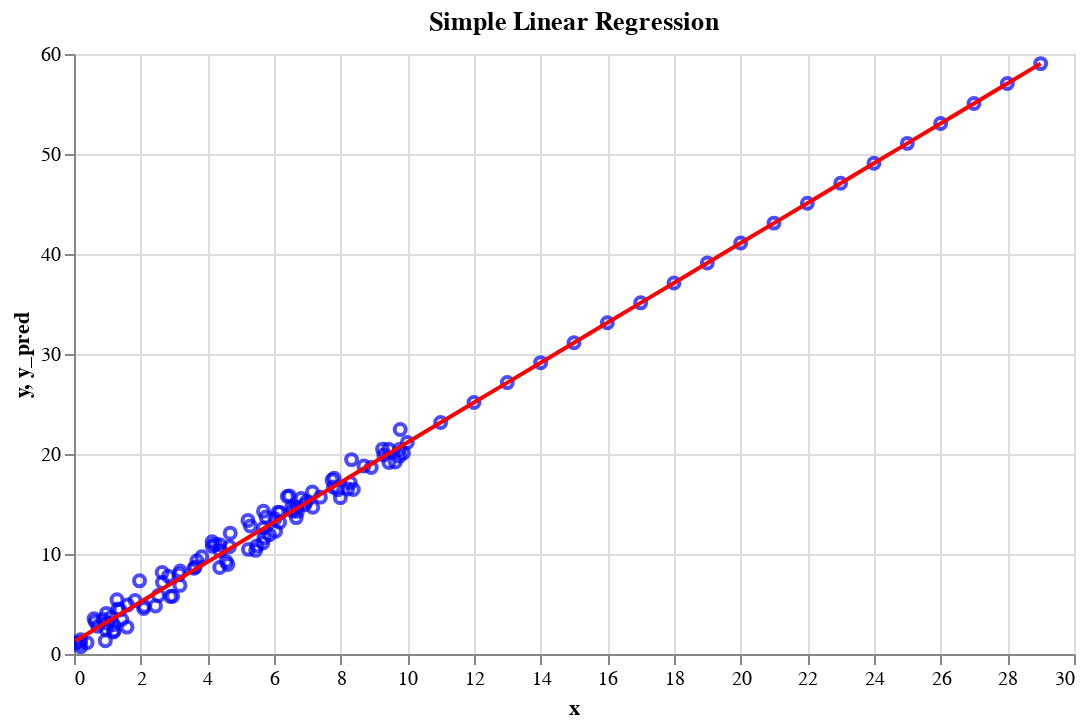

Notebook cell for this chart:
### Code cell
x = pl.Series(np.arange(10, 30), dtype=pl.Float64)

dfx = pl.DataFrame({'x': x, 'y': x * m + b})
dfx = dfx.with_columns(pl.col('y').alias('y_pred'))

dfz = df.vstack(dfx)

scatter = alt.Chart(dfz).mark_point(color='blue').encode(
    x='x',
    y='y',
    tooltip=['x', 'y']
).properties(title='Simple Linear Regression', width=500).interactive()

line = alt.Chart(dfz).mark_line(color='red').encode(
    x='x',
    y='y_pred',
    tooltip=['x', 'y_pred']
)

# Combine the scatter and line charts
chart = scatter + line
chart

### Figure 1 — Vega-Lite specification as saved in the notebook (floating-point values rounded to 4 significant figures)
{"config": {"view": {"continuousWidth": 300, "continuousHeight": 300}}, "layer": [{"mark": {"type": "point", "color": "blue"}, "encoding": {"tooltip": [{"field": "x", "type": "quantitative"}, {"field": "y", "type": "quantitative"}], "x": {"field": "x", "type": "quantitative"}, "y": {"field": "y", "type": "quantitative"}}, "name": "view_8", "title": "Simple Linear Regression"}, {"mark": {"type": "line", "color": "red"}, "encoding": {"tooltip": [{"field": "x", "type": "quantitative"}, {"field": "y_pred", "type": "quantitative"}], "x": {"field": "x", "type": "quantitative"}, "y": {"field": "y_pred", "type": "quantitative"}}}], "data": {"name": "data-3d1148fa90b4b4ebf446e69362d9ec5a"}, "params": [{"name": "param_13", "select": {"type": "interval", "encodings": ["x", "y"]}, "bind": "scales", "views": ["view_8"]}], "width": 500, "$schema": "https://vega.github.io/schema/vega-lite/v5.20.1.json", "datasets": {"data-3d1148fa90b4b4ebf446e69362d9ec5a": [{"x": 5.488, "y": 10.81, "y_pred": 12.16}, {"x": 7.152, "y": 16.2, "y_pred": 15.48}, {"x": 6.028, "y": 13.52, "y_pred": 13.24}, {"x": 5.449, "y": 10.36, "y_pred": 12.09}, {"x": 4.237, "y": 10.96, "y_pred": 9.669}, {"x": 6.459, "y": 15.81, "y_pred": 14.1}, {"x": 4.376, "y": 10.93, "y_pred": 9.946}, {"x": 8.918, "y": 18.66, "y_pred": 19.0}, {"x": 9.637, "y": 19.2, "y_pred": 20.43}, {"x": 3.834, "y": 9.723, "y_pred": 8.867}, {"x": 7.917, "y": 16.43, "y_pred": 17.01}, {"x": 5.289, "y": 12.8, "y_pred": 11.77}, {"x": 5.68, "y": 12.57, "y_pred": 12.55}, {"x": 9.256, "y": 20.49, "y_pred": 19.68}, {"x": 0.7104, "y": 2.777, "y_pred": 2.638}, {"x": 0.8713, "y": 3.449, "y_pred": 2.959}, {"x": 0.2022, "y": 1.415, "y_pred": 1.625}, {"x": 8.326, "y": 19.44, "y_pred": 17.82}, {"x": 7.782, "y": 16.69, "y_pred": 16.74}, {"x": 8.7, "y": 18.8, "y_pred": 18.57}, {"x": 9.786, "y": 22.46, "y_pred": 20.73}, {"x": 7.992, "y": 15.64, "y_pred": 17.15}, {"x": 4.615, "y": 8.959, "y_pred": 10.42}, {"x": 7.805, "y": 17.58, "y_pred": 16.78}, {"x": 1.183, "y": 2.192, "y_pred": 3.58}, {"x": 6.399, "y": 15.74, "y_pred": 13.98}, {"x": 1.434, "y": 3.453, "y_pred": 4.08}, {"x": 9.447, "y": 19.15, "y_pred": 20.06}, {"x": 5.218, "y": 13.36, "y_pred": 11.63}, {"x": 4.147, "y": 10.77, "y_pred": 9.489}, {"x": 2.646, "y": 8.159, "y_pred": 6.497}, {"x": 7.742, "y": 17.39, "y_pred": 16.66}, {"x": 4.562, "y": 9.262, "y_pred": 10.32}, {"x": 5.684, "y": 14.28, "y_pred": 12.55}, {"x": 0.1879, "y": 1.108, "y_pred": 1.597}, {"x": 6.176, "y": 14.16, "y_pred": 13.54}, {"x": 6.121, "y": 14.19, "y_pred": 13.43}, {"x": 6.169, "y": 13.18, "y_pred": 13.52}, {"x": 9.437, "y": 20.49, "y_pred": 20.04}, {"x": 6.818, "y": 15.56, "y_pred": 14.82}, {"x": 3.595, "y": 8.567, "y_pred": 8.39}, {"x": 4.37, "y": 8.641, "y_pred": 9.935}, {"x": 6.976, "y": 15.25, "y_pred": 15.13}, {"x": 0.6023, "y": 3.531, "y_pred": 2.423}, {"x": 6.668, "y": 13.64, "y_pred": 14.52}, {"x": 6.706, "y": 14.26, "y_pred": 14.59}, {"x": 2.104, "y": 4.772, "y_pred": 5.417}, {"x": 1.289, "y": 5.428, "y_pred": 3.793}, {"x": 3.154, "y": 7.981, "y_pred": 7.511}, {"x": 3.637, "y": 8.682, "y_pred": 8.473}, {"x": 5.702, "y": 11.63, "y_pred": 12.59}, {"x": 4.386, "y": 10.31, "y_pred": 9.967}, {"x": 9.884, "y": 20.09, "y_pred": 20.93}, {"x": 1.02, "y": 3.073, "y_pred": 3.257}, {"x": 2.089, "y": 4.542, "y_pred": 5.387}, {"x": 1.613, "y": 4.903, "y_pred": 4.438}, {"x": 6.531, "y": 14.64, "y_pred": 14.24}, {"x": 2.533, "y": 5.858, "y_pred": 6.272}, {"x": 4.663, "y": 10.72, "y_pred": 10.52}, {"x": 2.444, "y": 4.795, "y_pred": 6.095}, {"x": 1.59, "y": 2.688, "y_pred": 4.392}, {"x": 1.104, "y": 3.647, "y_pred": 3.423}, {"x": 6.563, "y": 14.29, "y_pred": 14.31}, {"x": 1.382, "y": 4.399, "y_pred": 3.977}, {"x": 1.966, "y": 7.315, "y_pred": 5.141}, {"x": 3.687, "y": 9.319, "y_pred": 8.573}, {"x": 8.21, "y": 16.51, "y_pred": 17.59}, {"x": 0.971, "y": 4.059, "y_pred": 3.158}, {"x": 8.379, "y": 16.44, "y_pred": 17.93}, {"x": 0.961, "y": 2.46, "y_pred": 3.138}, {"x": 9.765, "y": 20.46, "y_pred": 20.69}, {"x": 4.687, "y": 12.09, "y_pred": 10.57}, {"x": 9.768, "y": 19.79, "y_pred": 20.7}, {"x": 6.048, "y": 12.27, "y_pred": 13.28}, {"x": 7.393, "y": 15.69, "y_pred": 15.96}, {"x": 0.3919, "y": 1.12, "y_pred": 2.003}, {"x": 2.828, "y": 7.783, "y_pred": 6.86}, {"x": 1.202, "y": 2.324, "y_pred": 3.619}, {"x": 2.961, "y": 5.775, "y_pred": 7.126}, {"x": 1.187, "y": 2.937, "y_pred": 3.589}, {"x": 3.18, "y": 6.862, "y_pred": 7.562}, {"x": 4.143, "y": 11.21, "y_pred": 9.481}, {"x": 0.6415, "y": 3.232, "y_pred": 2.501}, {"x": 6.925, "y": 14.94, "y_pred": 15.03}, {"x": 5.666, "y": 11.11, "y_pred": 12.52}, {"x": 2.654, "y": 7.152, "y_pred": 6.513}, {"x": 5.232, "y": 10.46, "y_pred": 11.65}, {"x": 0.9394, "y": 1.334, "y_pred": 3.095}, {"x": 5.759, "y": 13.71, "y_pred": 12.7}, {"x": 9.293, "y": 19.9, "y_pred": 19.75}, {"x": 3.186, "y": 8.292, "y_pred": 7.573}, {"x": 6.674, "y": 14.67, "y_pred": 14.53}, {"x": 1.318, "y": 4.493, "y_pred": 3.85}, {"x": 7.163, "y": 14.68, "y_pred": 15.5}, {"x": 2.894, "y": 5.754, "y_pred": 6.992}, {"x": 1.832, "y": 5.345, "y_pred": 4.874}, {"x": 5.865, "y": 11.93, "y_pred": 12.92}, {"x": 0.2011, "y": 0.7126, "y_pred": 1.623}, {"x": 8.289, "y": 17.12, "y_pred": 17.75}, {"x": 0.04695, "y": 1.111, "y_pred": 1.316}, {"x": 10.0, "y": 21.16, "y_pred": 21.16}, {"x": 11.0, "y": 23.15, "y_pred": 23.15}, {"x": 12.0, "y": 25.15, "y_pred": 25.15}, {"x": 13.0, "y": 27.14, "y_pred": 27.14}, {"x": 14.0, "y": 29.13, "y_pred": 29.13}, {"x": 15.0, "y": 31.13, "y_pred": 31.13}, {"x": 16.0, "y": 33.12, "y_pred": 33.12}, {"x": 17.0, "y": 35.11, "y_pred": 35.11}, {"x": 18.0, "y": 37.11, "y_pred": 37.11}, {"x": 19.0, "y": 39.1, "y_pred": 39.1}, {"x": 20.0, "y": 41.1, "y_pred": 41.1}, {"x": 21.0, "y": 43.09, "y_pred": 43.09}, {"x": 22.0, "y": 45.08, "y_pred": 45.08}, {"x": 23.0, "y": 47.08, "y_pred": 47.08}, {"x": 24.0, "y": 49.07, "y_pred": 49.07}, {"x": 25.0, "y": 51.06, "y_pred": 51.06}, {"x": 26.0, "y": 53.06, "y_pred": 53.06}, {"x": 27.0, "y": 55.05, "y_pred": 55.05}, {"x": 28.0, "y": 57.05, "y_pred": 57.05}, {"x": 29.0, "y": 59.04, "y_pred": 59.04}]}}
